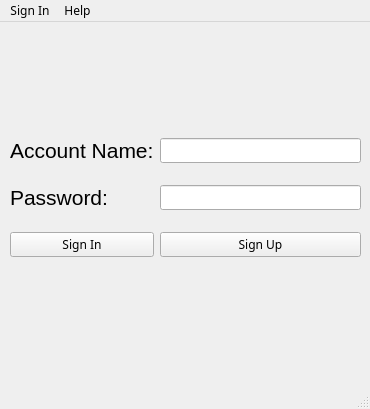
<ui version="4.0">
 <author/>
 <comment/>
 <exportmacro/>
 <class>Login_window</class>
 <widget class="QMainWindow" name="Login_window">
 <property name="enabled">
   <bool>true</bool>
  </property>
  <property name="geometry">
   <rect>
    <x>0</x>
    <y>0</y>
    <width>370</width>
    <height>409</height>
   </rect>
  </property>
  <property name="font">
   <font>
    <family>Agency FB</family>
   </font>
  </property>
  <property name="windowTitle">
   <string>MainWindow</string>
  </property>
  <widget class="QWidget" name="centralwidget">
   <property name="autoFillBackground">
    <bool>true</bool>
   </property>
   <widget class="QWidget" name="layoutWidget">
    <property name="geometry">
     <rect>
      <x>10</x>
      <y>100</y>
      <width>351</width>
      <height>151</height>
     </rect>
    </property>
    <layout class="QGridLayout" name="gridLayout_2" rowstretch="0,0,0">
     <item row="1" column="1">
      <widget class="QLineEdit" name="passwordtext"/>
     </item>
     <item row="2" column="0">
      <widget class="QPushButton" name="SignIn">
       <property name="text">
        <string>Sign In</string>
       </property>
      </widget>
     </item>
     <item row="2" column="1">
      <widget class="QPushButton" name="SignUp">
       <property name="text">
        <string>Sign Up</string>
       </property>
      </widget>
     </item>
     <item row="1" column="0">
      <widget class="QLabel" name="Password">
       <property name="font">
        <font>
         <family>Arial</family>
         <pointsize>16</pointsize>
        </font>
       </property>
       <property name="text">
        <string>Password:</string>
       </property>
      </widget>
     </item>
     <item row="0" column="1">
      <widget class="QLineEdit" name="accounttext"/>
     </item>
     <item row="0" column="0">
      <widget class="QLabel" name="accountName">
       <property name="font">
        <font>
         <family>Arial</family>
         <pointsize>16</pointsize>
        </font>
       </property>
       <property name="text">
        <string>Account Name:</string>
       </property>
      </widget>
     </item>
    </layout>
   </widget>
  </widget>
  <widget class="QMenuBar" name="menubar">
   <property name="geometry">
    <rect>
     <x>0</x>
     <y>0</y>
     <width>370</width>
     <height>20</height>
    </rect>
   </property>
   <widget class="QMenu" name="menuSign_In">
    <property name="title">
     <string>Sign In</string>
    </property>
    <addaction name="actionExit"/>
    <addaction name="actionSave_account"/>
   </widget>
   <widget class="QMenu" name="menuHelp">
    <property name="title">
     <string>Help</string>
    </property>
    <addaction name="actionWebsite"/>
    <addaction name="actionDocuments"/>
   </widget>
   <addaction name="menuSign_In"/>
   <addaction name="menuHelp"/>
  </widget>
  <widget class="QStatusBar" name="statusbar"/>
  <action name="actionExit">
   <property name="text">
    <string>Exit</string>
   </property>
   <property name="shortcut">
    <string>Ctrl+Q</string>
   </property>
  </action>
  <action name="actionSave_account">
   <property name="text">
    <string>Save account</string>
   </property>
  </action>
  <action name="actionWebsite">
   <property name="text">
    <string>Website</string>
   </property>
  </action>
  <action name="actionDocuments">
   <property name="text">
    <string>Documents</string>
   </property>
  </action>
 </widget>
 <resources/>
 <connections/>
</ui>
